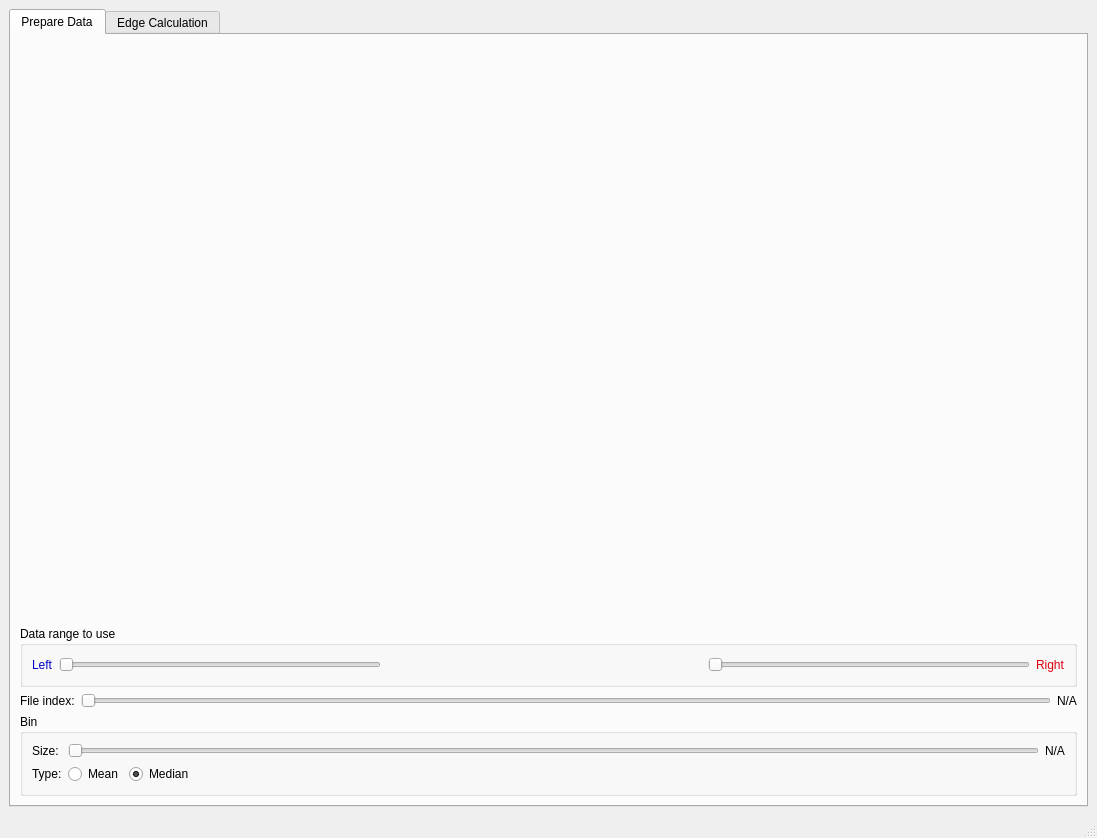
<?xml version="1.0" encoding="UTF-8"?>
<ui version="4.0">
 <class>MainWindow</class>
 <widget class="QMainWindow" name="MainWindow">
  <property name="geometry">
   <rect>
    <x>0</x>
    <y>0</y>
    <width>1097</width>
    <height>838</height>
   </rect>
  </property>
  <property name="windowTitle">
   <string>MainWindow</string>
  </property>
  <widget class="QWidget" name="centralwidget">
   <layout class="QVBoxLayout" name="verticalLayout_4">
    <item>
     <widget class="QTabWidget" name="tabWidget">
      <property name="currentIndex">
       <number>0</number>
      </property>
      <widget class="QWidget" name="tab">
       <attribute name="title">
        <string>Prepare Data</string>
       </attribute>
       <layout class="QVBoxLayout" name="verticalLayout_2">
        <item>
         <widget class="QWidget" name="prepare_data_widget" native="true">
          <property name="sizePolicy">
           <sizepolicy hsizetype="Preferred" vsizetype="Expanding">
            <horstretch>0</horstretch>
            <verstretch>0</verstretch>
           </sizepolicy>
          </property>
         </widget>
        </item>
        <item>
         <widget class="QGroupBox" name="groupBox_3">
          <property name="title">
           <string>Data range to use</string>
          </property>
          <layout class="QHBoxLayout" name="horizontalLayout_8">
           <item>
            <widget class="QLabel" name="label_3">
             <property name="palette">
              <palette>
               <active>
                <colorrole role="WindowText">
                 <brush brushstyle="SolidPattern">
                  <color alpha="255">
                   <red>3</red>
                   <green>0</green>
                   <blue>194</blue>
                  </color>
                 </brush>
                </colorrole>
               </active>
               <inactive>
                <colorrole role="WindowText">
                 <brush brushstyle="SolidPattern">
                  <color alpha="255">
                   <red>3</red>
                   <green>0</green>
                   <blue>194</blue>
                  </color>
                 </brush>
                </colorrole>
               </inactive>
               <disabled>
                <colorrole role="WindowText">
                 <brush brushstyle="SolidPattern">
                  <color alpha="255">
                   <red>127</red>
                   <green>127</green>
                   <blue>127</blue>
                  </color>
                 </brush>
                </colorrole>
               </disabled>
              </palette>
             </property>
             <property name="text">
              <string>Left</string>
             </property>
            </widget>
           </item>
           <item>
            <widget class="QSlider" name="left_range_slider">
             <property name="orientation">
              <enum>Qt::Horizontal</enum>
             </property>
            </widget>
           </item>
           <item>
            <spacer name="horizontalSpacer_5">
             <property name="orientation">
              <enum>Qt::Horizontal</enum>
             </property>
             <property name="sizeHint" stdset="0">
              <size>
               <width>180</width>
               <height>20</height>
              </size>
             </property>
            </spacer>
           </item>
           <item>
            <widget class="QSlider" name="right_range_slider">
             <property name="orientation">
              <enum>Qt::Horizontal</enum>
             </property>
            </widget>
           </item>
           <item>
            <widget class="QLabel" name="label_5">
             <property name="palette">
              <palette>
               <active>
                <colorrole role="WindowText">
                 <brush brushstyle="SolidPattern">
                  <color alpha="255">
                   <red>220</red>
                   <green>0</green>
                   <blue>14</blue>
                  </color>
                 </brush>
                </colorrole>
               </active>
               <inactive>
                <colorrole role="WindowText">
                 <brush brushstyle="SolidPattern">
                  <color alpha="255">
                   <red>220</red>
                   <green>0</green>
                   <blue>14</blue>
                  </color>
                 </brush>
                </colorrole>
               </inactive>
               <disabled>
                <colorrole role="WindowText">
                 <brush brushstyle="SolidPattern">
                  <color alpha="255">
                   <red>127</red>
                   <green>127</green>
                   <blue>127</blue>
                  </color>
                 </brush>
                </colorrole>
               </disabled>
              </palette>
             </property>
             <property name="text">
              <string>Right</string>
             </property>
            </widget>
           </item>
          </layout>
         </widget>
        </item>
        <item>
         <layout class="QHBoxLayout" name="horizontalLayout_3">
          <item>
           <widget class="QLabel" name="label">
            <property name="text">
             <string>File index:</string>
            </property>
           </widget>
          </item>
          <item>
           <widget class="QSlider" name="file_index_horizontalSlider">
            <property name="orientation">
             <enum>Qt::Horizontal</enum>
            </property>
           </widget>
          </item>
          <item>
           <widget class="QLabel" name="file_index_value_label">
            <property name="text">
             <string>N/A</string>
            </property>
           </widget>
          </item>
         </layout>
        </item>
        <item>
         <widget class="QGroupBox" name="groupBox">
          <property name="title">
           <string>Bin</string>
          </property>
          <layout class="QVBoxLayout" name="verticalLayout">
           <item>
            <layout class="QHBoxLayout" name="horizontalLayout">
             <item>
              <widget class="QLabel" name="label_4">
               <property name="text">
                <string>Size: </string>
               </property>
              </widget>
             </item>
             <item>
              <widget class="QSlider" name="bin_value_horizontalSlider">
               <property name="orientation">
                <enum>Qt::Horizontal</enum>
               </property>
              </widget>
             </item>
             <item>
              <widget class="QLabel" name="bin_value_label">
               <property name="text">
                <string>N/A</string>
               </property>
              </widget>
             </item>
            </layout>
           </item>
           <item>
            <layout class="QHBoxLayout" name="horizontalLayout_2">
             <item>
              <widget class="QLabel" name="label_2">
               <property name="text">
                <string>Type:</string>
               </property>
              </widget>
             </item>
             <item>
              <widget class="QRadioButton" name="prepare_data_bin_type_mean">
               <property name="text">
                <string>Mean</string>
               </property>
              </widget>
             </item>
             <item>
              <widget class="QRadioButton" name="prepare_data_bin_type_median">
               <property name="text">
                <string>Median</string>
               </property>
               <property name="checked">
                <bool>true</bool>
               </property>
              </widget>
             </item>
             <item>
              <spacer name="horizontalSpacer">
               <property name="orientation">
                <enum>Qt::Horizontal</enum>
               </property>
               <property name="sizeHint" stdset="0">
                <size>
                 <width>40</width>
                 <height>20</height>
                </size>
               </property>
              </spacer>
             </item>
            </layout>
           </item>
          </layout>
         </widget>
        </item>
       </layout>
      </widget>
      <widget class="QWidget" name="tab_2">
       <attribute name="title">
        <string>Edge Calculation</string>
       </attribute>
       <layout class="QVBoxLayout" name="verticalLayout_3">
        <item>
         <widget class="QGroupBox" name="groupBox_2">
          <property name="title">
           <string>Algorithms</string>
          </property>
          <layout class="QHBoxLayout" name="horizontalLayout_6">
           <item>
            <widget class="QRadioButton" name="edge_calculation_sliding_average">
             <property name="palette">
              <palette>
               <active>
                <colorrole role="WindowText">
                 <brush brushstyle="SolidPattern">
                  <color alpha="255">
                   <red>220</red>
                   <green>0</green>
                   <blue>14</blue>
                  </color>
                 </brush>
                </colorrole>
                <colorrole role="Text">
                 <brush brushstyle="SolidPattern">
                  <color alpha="255">
                   <red>220</red>
                   <green>0</green>
                   <blue>14</blue>
                  </color>
                 </brush>
                </colorrole>
                <colorrole role="ButtonText">
                 <brush brushstyle="SolidPattern">
                  <color alpha="255">
                   <red>220</red>
                   <green>0</green>
                   <blue>14</blue>
                  </color>
                 </brush>
                </colorrole>
                <colorrole role="HighlightedText">
                 <brush brushstyle="SolidPattern">
                  <color alpha="255">
                   <red>220</red>
                   <green>0</green>
                   <blue>14</blue>
                  </color>
                 </brush>
                </colorrole>
                <colorrole role="ToolTipText">
                 <brush brushstyle="SolidPattern">
                  <color alpha="255">
                   <red>220</red>
                   <green>0</green>
                   <blue>14</blue>
                  </color>
                 </brush>
                </colorrole>
               </active>
               <inactive>
                <colorrole role="WindowText">
                 <brush brushstyle="SolidPattern">
                  <color alpha="255">
                   <red>220</red>
                   <green>0</green>
                   <blue>14</blue>
                  </color>
                 </brush>
                </colorrole>
                <colorrole role="Text">
                 <brush brushstyle="SolidPattern">
                  <color alpha="255">
                   <red>220</red>
                   <green>0</green>
                   <blue>14</blue>
                  </color>
                 </brush>
                </colorrole>
                <colorrole role="ButtonText">
                 <brush brushstyle="SolidPattern">
                  <color alpha="255">
                   <red>220</red>
                   <green>0</green>
                   <blue>14</blue>
                  </color>
                 </brush>
                </colorrole>
                <colorrole role="HighlightedText">
                 <brush brushstyle="SolidPattern">
                  <color alpha="255">
                   <red>220</red>
                   <green>0</green>
                   <blue>14</blue>
                  </color>
                 </brush>
                </colorrole>
                <colorrole role="ToolTipText">
                 <brush brushstyle="SolidPattern">
                  <color alpha="255">
                   <red>220</red>
                   <green>0</green>
                   <blue>14</blue>
                  </color>
                 </brush>
                </colorrole>
               </inactive>
               <disabled>
                <colorrole role="WindowText">
                 <brush brushstyle="SolidPattern">
                  <color alpha="255">
                   <red>127</red>
                   <green>127</green>
                   <blue>127</blue>
                  </color>
                 </brush>
                </colorrole>
                <colorrole role="Text">
                 <brush brushstyle="SolidPattern">
                  <color alpha="255">
                   <red>127</red>
                   <green>127</green>
                   <blue>127</blue>
                  </color>
                 </brush>
                </colorrole>
                <colorrole role="ButtonText">
                 <brush brushstyle="SolidPattern">
                  <color alpha="255">
                   <red>148</red>
                   <green>148</green>
                   <blue>148</blue>
                  </color>
                 </brush>
                </colorrole>
                <colorrole role="HighlightedText">
                 <brush brushstyle="SolidPattern">
                  <color alpha="255">
                   <red>220</red>
                   <green>0</green>
                   <blue>14</blue>
                  </color>
                 </brush>
                </colorrole>
                <colorrole role="ToolTipText">
                 <brush brushstyle="SolidPattern">
                  <color alpha="255">
                   <red>220</red>
                   <green>0</green>
                   <blue>14</blue>
                  </color>
                 </brush>
                </colorrole>
               </disabled>
              </palette>
             </property>
             <property name="text">
              <string>Sliding Average</string>
             </property>
             <property name="checked">
              <bool>true</bool>
             </property>
            </widget>
           </item>
           <item>
            <widget class="QRadioButton" name="edge_calculation_error_function">
             <property name="palette">
              <palette>
               <active>
                <colorrole role="WindowText">
                 <brush brushstyle="SolidPattern">
                  <color alpha="255">
                   <red>11</red>
                   <green>16</green>
                   <blue>220</blue>
                  </color>
                 </brush>
                </colorrole>
               </active>
               <inactive>
                <colorrole role="WindowText">
                 <brush brushstyle="SolidPattern">
                  <color alpha="255">
                   <red>11</red>
                   <green>16</green>
                   <blue>220</blue>
                  </color>
                 </brush>
                </colorrole>
               </inactive>
               <disabled>
                <colorrole role="WindowText">
                 <brush brushstyle="SolidPattern">
                  <color alpha="255">
                   <red>127</red>
                   <green>127</green>
                   <blue>127</blue>
                  </color>
                 </brush>
                </colorrole>
               </disabled>
              </palette>
             </property>
             <property name="text">
              <string>Error Function</string>
             </property>
            </widget>
           </item>
           <item>
            <widget class="QRadioButton" name="edge_calculation_change_point">
             <property name="palette">
              <palette>
               <active>
                <colorrole role="WindowText">
                 <brush brushstyle="SolidPattern">
                  <color alpha="255">
                   <red>30</red>
                   <green>196</green>
                   <blue>10</blue>
                  </color>
                 </brush>
                </colorrole>
               </active>
               <inactive>
                <colorrole role="WindowText">
                 <brush brushstyle="SolidPattern">
                  <color alpha="255">
                   <red>30</red>
                   <green>196</green>
                   <blue>10</blue>
                  </color>
                 </brush>
                </colorrole>
               </inactive>
               <disabled>
                <colorrole role="WindowText">
                 <brush brushstyle="SolidPattern">
                  <color alpha="255">
                   <red>127</red>
                   <green>127</green>
                   <blue>127</blue>
                  </color>
                 </brush>
                </colorrole>
               </disabled>
              </palette>
             </property>
             <property name="text">
              <string>Change Point</string>
             </property>
            </widget>
           </item>
           <item>
            <widget class="QRadioButton" name="edge_calculation_all">
             <property name="text">
              <string>All</string>
             </property>
            </widget>
           </item>
           <item>
            <widget class="QPushButton" name="edge_calculation_calculate_button">
             <property name="text">
              <string>Run Algorithm Selected</string>
             </property>
            </widget>
           </item>
          </layout>
         </widget>
        </item>
        <item>
         <widget class="QSplitter" name="splitter">
          <property name="sizePolicy">
           <sizepolicy hsizetype="Expanding" vsizetype="Expanding">
            <horstretch>0</horstretch>
            <verstretch>0</verstretch>
           </sizepolicy>
          </property>
          <property name="orientation">
           <enum>Qt::Horizontal</enum>
          </property>
          <widget class="QWidget" name="calculated_edges_widget" native="true">
           <property name="sizePolicy">
            <sizepolicy hsizetype="Preferred" vsizetype="Expanding">
             <horstretch>0</horstretch>
             <verstretch>0</verstretch>
            </sizepolicy>
           </property>
          </widget>
          <widget class="QWidget" name="recap_edges_widget" native="true">
           <property name="sizePolicy">
            <sizepolicy hsizetype="Preferred" vsizetype="Expanding">
             <horstretch>0</horstretch>
             <verstretch>0</verstretch>
            </sizepolicy>
           </property>
          </widget>
         </widget>
        </item>
        <item>
         <layout class="QHBoxLayout" name="horizontalLayout_4">
          <item>
           <spacer name="horizontalSpacer_2">
            <property name="orientation">
             <enum>Qt::Horizontal</enum>
            </property>
            <property name="sizeHint" stdset="0">
             <size>
              <width>40</width>
              <height>20</height>
             </size>
            </property>
           </spacer>
          </item>
          <item>
           <widget class="QCheckBox" name="plot_edge_calculation_sliding_average">
            <property name="enabled">
             <bool>false</bool>
            </property>
            <property name="palette">
             <palette>
              <active>
               <colorrole role="WindowText">
                <brush brushstyle="SolidPattern">
                 <color alpha="255">
                  <red>220</red>
                  <green>0</green>
                  <blue>14</blue>
                 </color>
                </brush>
               </colorrole>
               <colorrole role="Text">
                <brush brushstyle="SolidPattern">
                 <color alpha="255">
                  <red>220</red>
                  <green>0</green>
                  <blue>14</blue>
                 </color>
                </brush>
               </colorrole>
               <colorrole role="ButtonText">
                <brush brushstyle="SolidPattern">
                 <color alpha="255">
                  <red>220</red>
                  <green>0</green>
                  <blue>14</blue>
                 </color>
                </brush>
               </colorrole>
               <colorrole role="HighlightedText">
                <brush brushstyle="SolidPattern">
                 <color alpha="255">
                  <red>220</red>
                  <green>0</green>
                  <blue>14</blue>
                 </color>
                </brush>
               </colorrole>
               <colorrole role="ToolTipText">
                <brush brushstyle="SolidPattern">
                 <color alpha="255">
                  <red>220</red>
                  <green>0</green>
                  <blue>14</blue>
                 </color>
                </brush>
               </colorrole>
              </active>
              <inactive>
               <colorrole role="WindowText">
                <brush brushstyle="SolidPattern">
                 <color alpha="255">
                  <red>220</red>
                  <green>0</green>
                  <blue>14</blue>
                 </color>
                </brush>
               </colorrole>
               <colorrole role="Text">
                <brush brushstyle="SolidPattern">
                 <color alpha="255">
                  <red>220</red>
                  <green>0</green>
                  <blue>14</blue>
                 </color>
                </brush>
               </colorrole>
               <colorrole role="ButtonText">
                <brush brushstyle="SolidPattern">
                 <color alpha="255">
                  <red>220</red>
                  <green>0</green>
                  <blue>14</blue>
                 </color>
                </brush>
               </colorrole>
               <colorrole role="HighlightedText">
                <brush brushstyle="SolidPattern">
                 <color alpha="255">
                  <red>220</red>
                  <green>0</green>
                  <blue>14</blue>
                 </color>
                </brush>
               </colorrole>
               <colorrole role="ToolTipText">
                <brush brushstyle="SolidPattern">
                 <color alpha="255">
                  <red>220</red>
                  <green>0</green>
                  <blue>14</blue>
                 </color>
                </brush>
               </colorrole>
              </inactive>
              <disabled>
               <colorrole role="WindowText">
                <brush brushstyle="SolidPattern">
                 <color alpha="255">
                  <red>127</red>
                  <green>127</green>
                  <blue>127</blue>
                 </color>
                </brush>
               </colorrole>
               <colorrole role="Text">
                <brush brushstyle="SolidPattern">
                 <color alpha="255">
                  <red>127</red>
                  <green>127</green>
                  <blue>127</blue>
                 </color>
                </brush>
               </colorrole>
               <colorrole role="ButtonText">
                <brush brushstyle="SolidPattern">
                 <color alpha="255">
                  <red>148</red>
                  <green>148</green>
                  <blue>148</blue>
                 </color>
                </brush>
               </colorrole>
               <colorrole role="HighlightedText">
                <brush brushstyle="SolidPattern">
                 <color alpha="255">
                  <red>220</red>
                  <green>0</green>
                  <blue>14</blue>
                 </color>
                </brush>
               </colorrole>
               <colorrole role="ToolTipText">
                <brush brushstyle="SolidPattern">
                 <color alpha="255">
                  <red>220</red>
                  <green>0</green>
                  <blue>14</blue>
                 </color>
                </brush>
               </colorrole>
              </disabled>
             </palette>
            </property>
            <property name="text">
             <string>Sliding Average</string>
            </property>
            <property name="checked">
             <bool>false</bool>
            </property>
           </widget>
          </item>
          <item>
           <widget class="QCheckBox" name="plot_edge_calculation_error_function">
            <property name="enabled">
             <bool>false</bool>
            </property>
            <property name="palette">
             <palette>
              <active>
               <colorrole role="WindowText">
                <brush brushstyle="SolidPattern">
                 <color alpha="255">
                  <red>11</red>
                  <green>16</green>
                  <blue>220</blue>
                 </color>
                </brush>
               </colorrole>
              </active>
              <inactive>
               <colorrole role="WindowText">
                <brush brushstyle="SolidPattern">
                 <color alpha="255">
                  <red>11</red>
                  <green>16</green>
                  <blue>220</blue>
                 </color>
                </brush>
               </colorrole>
              </inactive>
              <disabled>
               <colorrole role="WindowText">
                <brush brushstyle="SolidPattern">
                 <color alpha="255">
                  <red>127</red>
                  <green>127</green>
                  <blue>127</blue>
                 </color>
                </brush>
               </colorrole>
              </disabled>
             </palette>
            </property>
            <property name="text">
             <string>Error Function</string>
            </property>
           </widget>
          </item>
          <item>
           <widget class="QCheckBox" name="plot_edge_calculation_change_point">
            <property name="enabled">
             <bool>false</bool>
            </property>
            <property name="palette">
             <palette>
              <active>
               <colorrole role="WindowText">
                <brush brushstyle="SolidPattern">
                 <color alpha="255">
                  <red>30</red>
                  <green>196</green>
                  <blue>10</blue>
                 </color>
                </brush>
               </colorrole>
              </active>
              <inactive>
               <colorrole role="WindowText">
                <brush brushstyle="SolidPattern">
                 <color alpha="255">
                  <red>30</red>
                  <green>196</green>
                  <blue>10</blue>
                 </color>
                </brush>
               </colorrole>
              </inactive>
              <disabled>
               <colorrole role="WindowText">
                <brush brushstyle="SolidPattern">
                 <color alpha="255">
                  <red>127</red>
                  <green>127</green>
                  <blue>127</blue>
                 </color>
                </brush>
               </colorrole>
              </disabled>
             </palette>
            </property>
            <property name="text">
             <string>Change Point</string>
            </property>
           </widget>
          </item>
          <item>
           <spacer name="horizontalSpacer_3">
            <property name="orientation">
             <enum>Qt::Horizontal</enum>
            </property>
            <property name="sizeHint" stdset="0">
             <size>
              <width>40</width>
              <height>20</height>
             </size>
            </property>
           </spacer>
          </item>
         </layout>
        </item>
        <item>
         <layout class="QHBoxLayout" name="horizontalLayout_5">
          <item>
           <widget class="QLabel" name="edge_calculation_file_index_label">
            <property name="enabled">
             <bool>true</bool>
            </property>
            <property name="text">
             <string>File index:</string>
            </property>
           </widget>
          </item>
          <item>
           <widget class="QSlider" name="edge_calculation_file_index_slider">
            <property name="enabled">
             <bool>true</bool>
            </property>
            <property name="orientation">
             <enum>Qt::Horizontal</enum>
            </property>
           </widget>
          </item>
          <item>
           <widget class="QLabel" name="edge_calculation_file_index_value">
            <property name="enabled">
             <bool>true</bool>
            </property>
            <property name="text">
             <string>0</string>
            </property>
           </widget>
          </item>
         </layout>
        </item>
        <item>
         <layout class="QHBoxLayout" name="horizontalLayout_7">
          <item>
           <spacer name="horizontalSpacer_4">
            <property name="orientation">
             <enum>Qt::Horizontal</enum>
            </property>
            <property name="sizeHint" stdset="0">
             <size>
              <width>40</width>
              <height>20</height>
             </size>
            </property>
           </spacer>
          </item>
          <item>
           <widget class="QPushButton" name="export_button">
            <property name="text">
             <string>Export ...</string>
            </property>
           </widget>
          </item>
         </layout>
        </item>
       </layout>
      </widget>
     </widget>
    </item>
   </layout>
  </widget>
  <widget class="QMenuBar" name="menubar">
   <property name="geometry">
    <rect>
     <x>0</x>
     <y>0</y>
     <width>1097</width>
     <height>22</height>
    </rect>
   </property>
  </widget>
  <widget class="QStatusBar" name="statusbar"/>
 </widget>
 <resources/>
 <connections>
  <connection>
   <sender>file_index_horizontalSlider</sender>
   <signal>sliderPressed()</signal>
   <receiver>MainWindow</receiver>
   <slot>prepare_data_file_index_pressed()</slot>
   <hints>
    <hint type="sourcelabel">
     <x>884</x>
     <y>659</y>
    </hint>
    <hint type="destinationlabel">
     <x>1091</x>
     <y>769</y>
    </hint>
   </hints>
  </connection>
  <connection>
   <sender>file_index_horizontalSlider</sender>
   <signal>valueChanged(int)</signal>
   <receiver>MainWindow</receiver>
   <slot>prepare_data_file_index_moved()</slot>
   <hints>
    <hint type="sourcelabel">
     <x>947</x>
     <y>658</y>
    </hint>
    <hint type="destinationlabel">
     <x>1088</x>
     <y>675</y>
    </hint>
   </hints>
  </connection>
  <connection>
   <sender>bin_value_horizontalSlider</sender>
   <signal>valueChanged(int)</signal>
   <receiver>MainWindow</receiver>
   <slot>prepare_data_bin_size_moved()</slot>
   <hints>
    <hint type="sourcelabel">
     <x>556</x>
     <y>718</y>
    </hint>
    <hint type="destinationlabel">
     <x>8</x>
     <y>724</y>
    </hint>
   </hints>
  </connection>
  <connection>
   <sender>bin_value_horizontalSlider</sender>
   <signal>sliderPressed()</signal>
   <receiver>MainWindow</receiver>
   <slot>prepare_data_bin_size_pressed()</slot>
   <hints>
    <hint type="sourcelabel">
     <x>179</x>
     <y>717</y>
    </hint>
    <hint type="destinationlabel">
     <x>8</x>
     <y>691</y>
    </hint>
   </hints>
  </connection>
  <connection>
   <sender>prepare_data_bin_type_mean</sender>
   <signal>clicked()</signal>
   <receiver>MainWindow</receiver>
   <slot>prepare_data_bin_type_changed()</slot>
   <hints>
    <hint type="sourcelabel">
     <x>123</x>
     <y>759</y>
    </hint>
    <hint type="destinationlabel">
     <x>8</x>
     <y>771</y>
    </hint>
   </hints>
  </connection>
  <connection>
   <sender>prepare_data_bin_type_median</sender>
   <signal>clicked()</signal>
   <receiver>MainWindow</receiver>
   <slot>prepare_data_bin_type_changed()</slot>
   <hints>
    <hint type="sourcelabel">
     <x>199</x>
     <y>755</y>
    </hint>
    <hint type="destinationlabel">
     <x>3</x>
     <y>800</y>
    </hint>
   </hints>
  </connection>
  <connection>
   <sender>edge_calculation_calculate_button</sender>
   <signal>pressed()</signal>
   <receiver>MainWindow</receiver>
   <slot>edge_calculation_calculate_pressed()</slot>
   <hints>
    <hint type="sourcelabel">
     <x>1052</x>
     <y>96</y>
    </hint>
    <hint type="destinationlabel">
     <x>7</x>
     <y>146</y>
    </hint>
   </hints>
  </connection>
  <connection>
   <sender>edge_calculation_file_index_slider</sender>
   <signal>sliderPressed()</signal>
   <receiver>MainWindow</receiver>
   <slot>edge_calculation_file_index_slider_pressed()</slot>
   <hints>
    <hint type="sourcelabel">
     <x>661</x>
     <y>725</y>
    </hint>
    <hint type="destinationlabel">
     <x>1089</x>
     <y>798</y>
    </hint>
   </hints>
  </connection>
  <connection>
   <sender>edge_calculation_file_index_slider</sender>
   <signal>valueChanged(int)</signal>
   <receiver>MainWindow</receiver>
   <slot>edge_calculation_file_index_slider_moved()</slot>
   <hints>
    <hint type="sourcelabel">
     <x>586</x>
     <y>726</y>
    </hint>
    <hint type="destinationlabel">
     <x>1090</x>
     <y>764</y>
    </hint>
   </hints>
  </connection>
  <connection>
   <sender>plot_edge_calculation_sliding_average</sender>
   <signal>clicked()</signal>
   <receiver>MainWindow</receiver>
   <slot>edge_calculation_algorithm_to_plot_changed()</slot>
   <hints>
    <hint type="sourcelabel">
     <x>434</x>
     <y>690</y>
    </hint>
    <hint type="destinationlabel">
     <x>378</x>
     <y>814</y>
    </hint>
   </hints>
  </connection>
  <connection>
   <sender>plot_edge_calculation_error_function</sender>
   <signal>clicked()</signal>
   <receiver>MainWindow</receiver>
   <slot>edge_calculation_algorithm_to_plot_changed()</slot>
   <hints>
    <hint type="sourcelabel">
     <x>558</x>
     <y>693</y>
    </hint>
    <hint type="destinationlabel">
     <x>517</x>
     <y>814</y>
    </hint>
   </hints>
  </connection>
  <connection>
   <sender>plot_edge_calculation_change_point</sender>
   <signal>clicked()</signal>
   <receiver>MainWindow</receiver>
   <slot>edge_calculation_algorithm_to_plot_changed()</slot>
   <hints>
    <hint type="sourcelabel">
     <x>697</x>
     <y>696</y>
    </hint>
    <hint type="destinationlabel">
     <x>600</x>
     <y>811</y>
    </hint>
   </hints>
  </connection>
  <connection>
   <sender>export_button</sender>
   <signal>clicked()</signal>
   <receiver>MainWindow</receiver>
   <slot>edge_calculation_export_button_pressed()</slot>
   <hints>
    <hint type="sourcelabel">
     <x>1017</x>
     <y>770</y>
    </hint>
    <hint type="destinationlabel">
     <x>947</x>
     <y>813</y>
    </hint>
   </hints>
  </connection>
  <connection>
   <sender>left_range_slider</sender>
   <signal>valueChanged(int)</signal>
   <receiver>MainWindow</receiver>
   <slot>prepare_data_data_range_changed()</slot>
   <hints>
    <hint type="sourcelabel">
     <x>229</x>
     <y>608</y>
    </hint>
    <hint type="destinationlabel">
     <x>7</x>
     <y>607</y>
    </hint>
   </hints>
  </connection>
  <connection>
   <sender>right_range_slider</sender>
   <signal>valueChanged(int)</signal>
   <receiver>MainWindow</receiver>
   <slot>prepare_data_data_range_changed()</slot>
   <hints>
    <hint type="sourcelabel">
     <x>857</x>
     <y>602</y>
    </hint>
    <hint type="destinationlabel">
     <x>1091</x>
     <y>628</y>
    </hint>
   </hints>
  </connection>
  <connection>
   <sender>left_range_slider</sender>
   <signal>sliderPressed()</signal>
   <receiver>MainWindow</receiver>
   <slot>prepare_data_data_range_clicked()</slot>
   <hints>
    <hint type="sourcelabel">
     <x>228</x>
     <y>602</y>
    </hint>
    <hint type="destinationlabel">
     <x>9</x>
     <y>561</y>
    </hint>
   </hints>
  </connection>
  <connection>
   <sender>right_range_slider</sender>
   <signal>sliderPressed()</signal>
   <receiver>MainWindow</receiver>
   <slot>prepare_data_data_range_clicked()</slot>
   <hints>
    <hint type="sourcelabel">
     <x>807</x>
     <y>607</y>
    </hint>
    <hint type="destinationlabel">
     <x>1092</x>
     <y>587</y>
    </hint>
   </hints>
  </connection>
 </connections>
 <slots>
  <slot>prepare_data_file_index_pressed()</slot>
  <slot>prepare_data_file_index_moved()</slot>
  <slot>prepare_data_bin_size_pressed()</slot>
  <slot>prepare_data_bin_size_moved()</slot>
  <slot>prepare_data_bin_type_changed()</slot>
  <slot>edge_calculation_calculate_pressed()</slot>
  <slot>edge_calculation_file_index_slider_pressed()</slot>
  <slot>edge_calculation_file_index_slider_moved()</slot>
  <slot>edge_calculation_algorithms_changed()</slot>
  <slot>edge_calculation_algorithm_to_plot_changed()</slot>
  <slot>edge_calculation_export_button_pressed()</slot>
  <slot>prepare_data_data_range_changed()</slot>
  <slot>prepare_data_data_range_clicked()</slot>
 </slots>
</ui>
